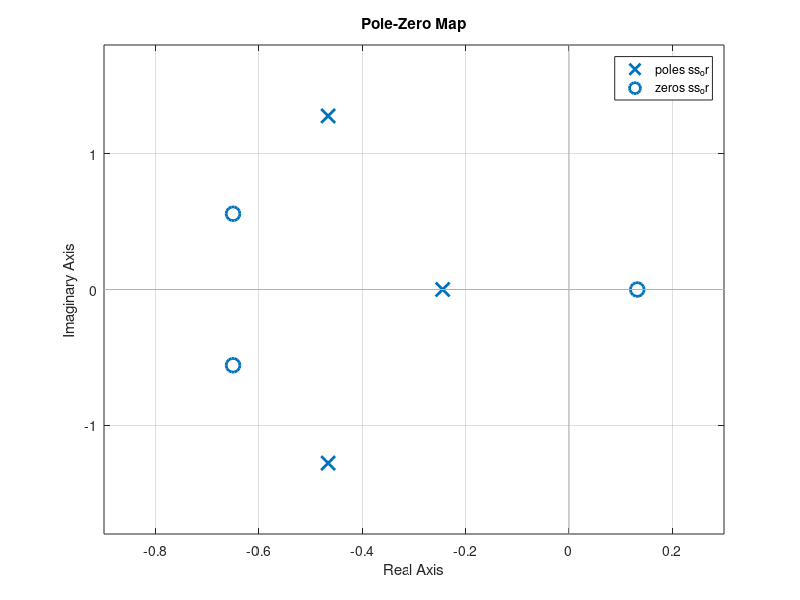
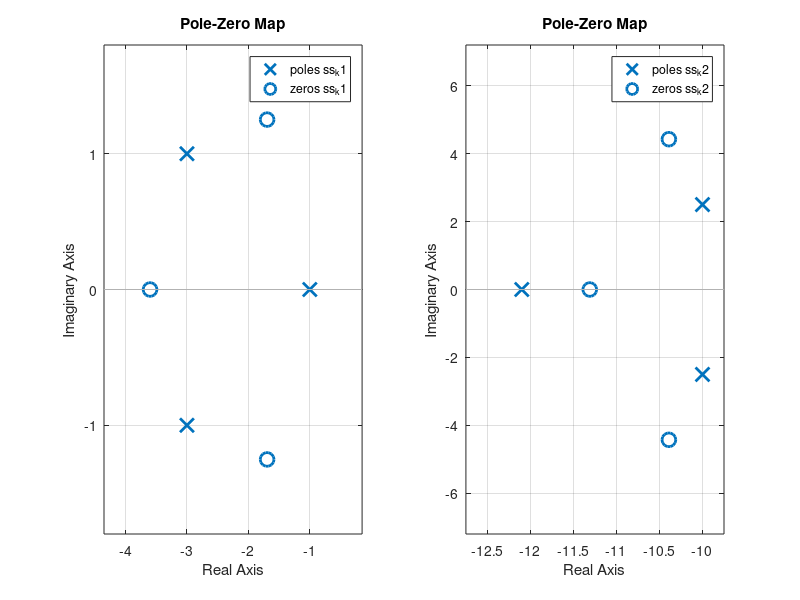

The MATLAB script that drew these images, in order:
clc;clear all;close all;
load ex2_data.mat;
%%
% simulate intial system
ss_or=ss(A,B2,C2,D1);
figure(1);
pzmap(ss_or);

%% a) Should the derivation here include the matrix C1?? as we can chose these
% X = lyap(A,B,C) solves the Sylvester equation:
%         A*X + X*B + C = 0

% pole placement with K1
G=rand(2,3);
spectrum=[-3 1 0; -1 -3 0; 0 0 -1];
% eig(spectrum)
X = lyap(A,-spectrum,-B2*G);
K1=G*inv(X);

ss_k1=ss(A-B2*K1,B2,C2,D1);
figure(2);subplot(1,2,1);
pzmap(ss_k1);

% pole placement with K1
G=rand(2,3);
spectrum=[-10 2.5 0; -2.5 -10 0; 0 0 -12.1];
% eig(spectrum)
X = lyap(A,-spectrum,-B2*G);
K2=G*inv(X);

ss_k2=ss(A-B2*K2,B2,C2,D1);
figure(2);subplot(1,2,2);
pzmap(ss_k2);

%% b) 